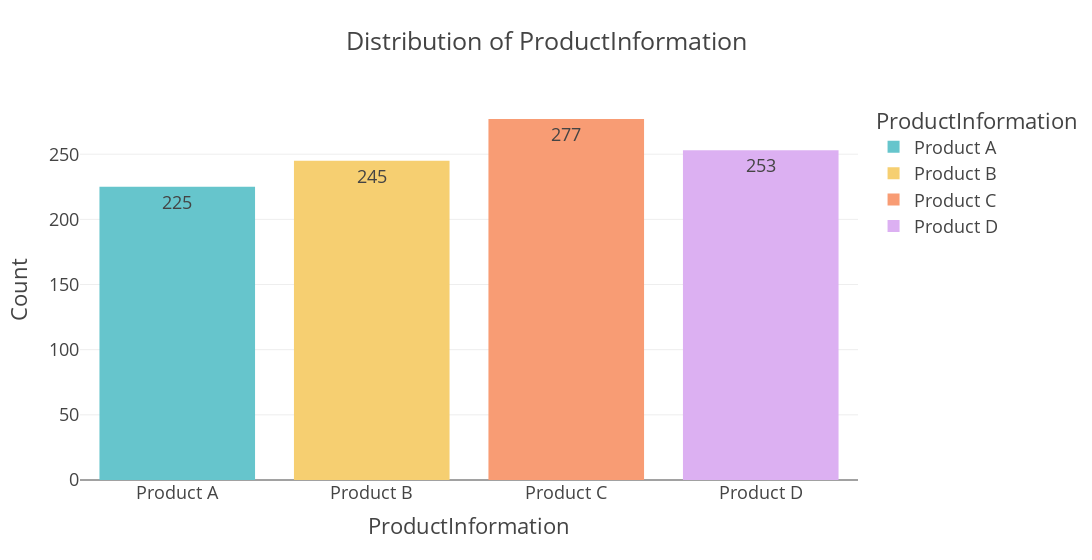

Here is the notebook cell this chart was saved with:
### Code cell
dff=df["ProductInformation"].value_counts().reset_index(name="count").rename({"index":"ProductInformation"},axis=1).sort_values("ProductInformation")

fig=px.bar(data_frame=dff,
          x="ProductInformation",
          y="count",
          color="ProductInformation",
          color_discrete_sequence=px.colors.qualitative.Pastel,
          title="Distribution of ProductInformation",
          width=1400,
          text="count",
          template="presentation",
          labels={"count":"Count"})
fig.update_layout(showlegend=True)
display(dff)
fig.show()

### Figure 1 — Plotly figure (JSON) as saved in the notebook; plotly's stock layout.template omitted (floating-point values rounded to 4 significant figures)
{"data": [{"alignmentgroup": "True", "hovertemplate": "ProductInformation=%{x}<br>Count=%{text}<extra></extra>", "legendgroup": "Product A", "marker": {"color": "rgb(102, 197, 204)", "pattern": {"shape": ""}}, "name": "Product A", "offsetgroup": "Product A", "orientation": "v", "showlegend": true, "text": [225], "textposition": "auto", "type": "bar", "x": ["Product A"], "xaxis": "x", "y": [225], "yaxis": "y"}, {"alignmentgroup": "True", "hovertemplate": "ProductInformation=%{x}<br>Count=%{text}<extra></extra>", "legendgroup": "Product B", "marker": {"color": "rgb(246, 207, 113)", "pattern": {"shape": ""}}, "name": "Product B", "offsetgroup": "Product B", "orientation": "v", "showlegend": true, "text": [245], "textposition": "auto", "type": "bar", "x": ["Product B"], "xaxis": "x", "y": [245], "yaxis": "y"}, {"alignmentgroup": "True", "hovertemplate": "ProductInformation=%{x}<br>Count=%{text}<extra></extra>", "legendgroup": "Product C", "marker": {"color": "rgb(248, 156, 116)", "pattern": {"shape": ""}}, "name": "Product C", "offsetgroup": "Product C", "orientation": "v", "showlegend": true, "text": [277], "textposition": "auto", "type": "bar", "x": ["Product C"], "xaxis": "x", "y": [277], "yaxis": "y"}, {"alignmentgroup": "True", "hovertemplate": "ProductInformation=%{x}<br>Count=%{text}<extra></extra>", "legendgroup": "Product D", "marker": {"color": "rgb(220, 176, 242)", "pattern": {"shape": ""}}, "name": "Product D", "offsetgroup": "Product D", "orientation": "v", "showlegend": true, "text": [253], "textposition": "auto", "type": "bar", "x": ["Product D"], "xaxis": "x", "y": [253], "yaxis": "y"}], "layout": {"barmode": "relative", "legend": {"title": {"text": "ProductInformation"}, "tracegroupgap": 0}, "showlegend": true, "title": {"text": "Distribution of ProductInformation"}, "width": 1400, "xaxis": {"anchor": "y", "categoryarray": ["Product A", "Product B", "Product C", "Product D"], "categoryorder": "array", "domain": [0, 1], "title": {"text": "ProductInformation"}}, "yaxis": {"anchor": "x", "domain": [0, 1], "title": {"text": "Count"}}}}
